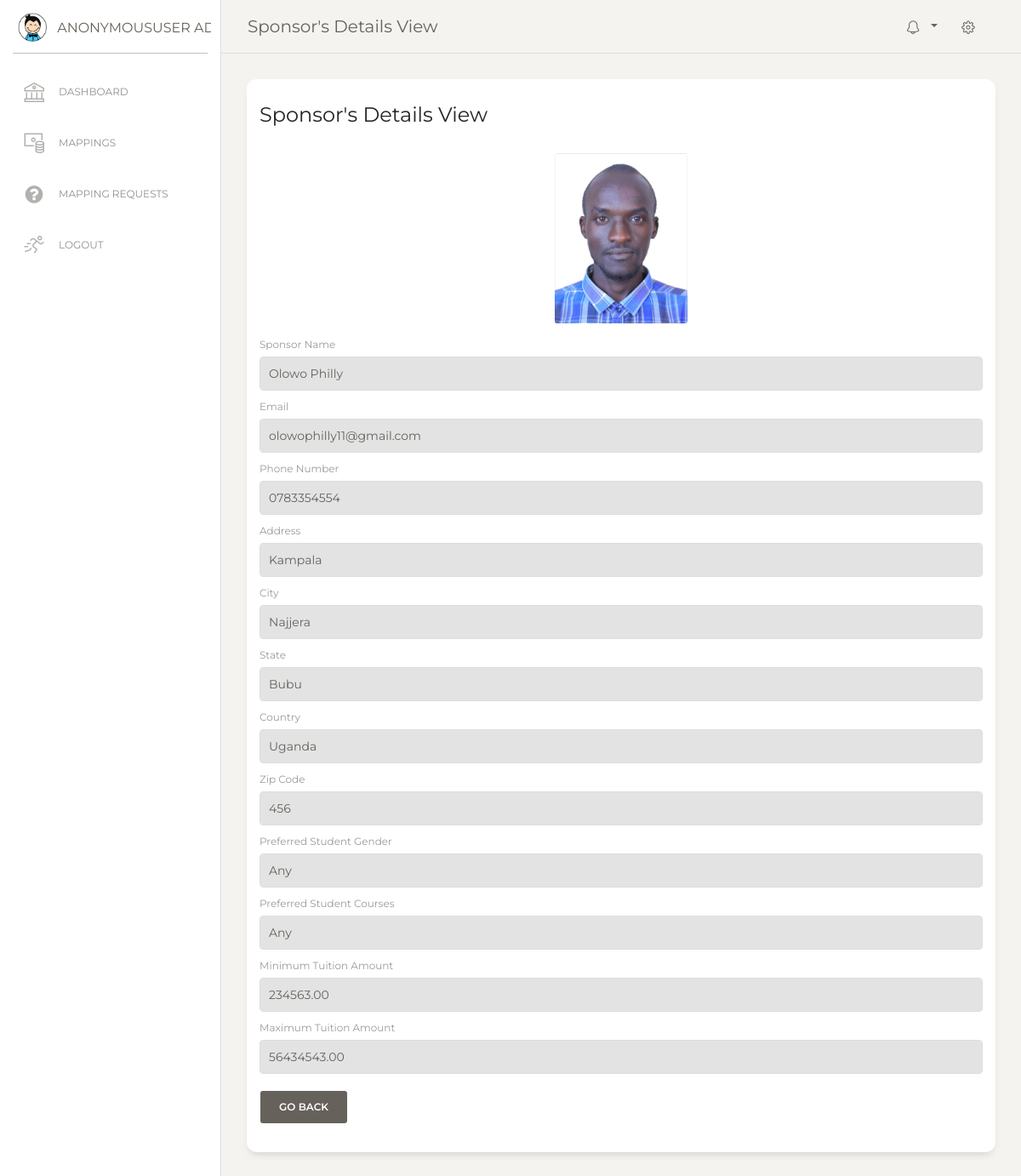
Page /my_admin/view_sponsor_details/4/ on the committed database.
### u_educ_site/models.py (models this page shows, shortened)
class SponsorPreferences(models.Model):
    firstName = models.CharField(max_length=200)
    lastName = models.CharField(max_length=200)
    email = models.EmailField()
    user = models.ForeignKey(User, on_delete=models.CASCADE, null=True)
    phoneNumber = models.CharField(max_length=15, blank=True, null=True)
    address = models.CharField(max_length=300, blank=True, null=True)
    city = models.CharField(max_length=100, blank=True, null=True)
    state = models.CharField(max_length=100, blank=True, null=True)
    country = models.CharField(max_length=100, blank=True, null=True)
    zipCode = models.CharField(max_length=20, blank=True, null=True)
    preferred_student_gender = models.CharField(max_length=10, choices=[
        ('male', 'Male'),
        ('female', 'Female'),
        ('any', 'Any'),
    ], default='any', help_text="Preferred gender of the student.")
    preferred_student_courses = models.CharField(max_length=20, choices=[
        ('sciences', 'Sciences'),
        ('arts', 'Arts'),
        ('any', 'Any'),
    ], default='any', help_text="Preferred course of study for the student.")
    tuition_amount_min = models.DecimalField(
        max_digits=10,
        decimal_places=2,
        validators=[MinValueValidator(0)],
        blank=True,
        null=True,
        help_text="Minimum tuition amount the sponsor is willing to provide."
    )
    tuition_amount_max = models.DecimalField(
        max_digits=10,
        decimal_places=2,
        validators=[MinValueValidator(0)],
        blank=True,
        null=True,
        help_text="Maximum tuition amount the sponsor is willing to provide."
    )
    weight_student_gender = models.DecimalField(max_digits=5, decimal_places=2, default=0.0)
    weight_student_courses = models.DecimalField(max_digits=5, decimal_places=2, default=0.0)
    weight_tuition = models.FloatField(default=0.0)
    profileImage = models.ImageField(upload_to = 'profile_images/', blank=True, null=True)
    created_at = models.DateTimeField(auto_now_add=True)
    updated_at = models.DateTimeField(auto_now=True)

### u_educ_site/views.py (the view)
# urls.py: path('my_admin/view_sponsor_details/<str:pk>/', views.viewSponsor, name='admin_view_sponsor'),
def viewSponsor(request, pk):
    sponsor = get_object_or_404(SponsorPreferences, id=pk)
    context = {
        'sponsor': sponsor,
        'page_title': "Sponsor's Details View",
    }
    return render(request, 'my_admin/view_sponsor.html', context)

### templates/my_admin/view_sponsor.html (shortened to what this page needs)
{% extends 'my_admin/admin_base.html' %}
{% load static %}
{% block content %}
<div class="main-panel">
    <div class="content">
        <div class="row">
            <div class="col-md-12">
                <div class="card">
                    <div class="card-header">
                        <h4 class="card-title">{{ page_title }}</h4>
                    </div>
                    <div class="card-body">
                        <form method="POST" action="#">
                            <div class="text-center mb-3">
                                <div class=" overflow-hidden mx-auto" style="width: 200px; height: 200px;">
                                    {% if sponsor.profileImage %}
                                        <img src="{{ sponsor.profileImage.url }}" alt="Profile Image" style="max-width: 100%; max-height: 100%; object-fit: cover;">
                                    {% else %}
                                        <div class="bg-light d-flex justify-content-center align-items-center" style="width: 100%; height: 100%;">
                                            <span class="text-secondary">No Image</span>
                                        </div>
                                    {% endif %}
                                </div>
                            </div>
                            <div class="form-group">
                                <label for="sponsor_name">Sponsor Name</label>
                                <input type="text" id="sponsor_name" class="form-control" value="{{ sponsor.firstName }} {{ sponsor.lastName }}" readonly>
                            </div>
                            <div class="form-group">
                                <label for="sponsor_email">Email</label>
                                <input type="text" id="sponsor_email" class="form-control" value="{{ sponsor.email }}" readonly>
                            </div>
                            <div class="form-group">
                                <label for="sponsor_phone">Phone Number</label>
                                <input type="text" id="sponsor_phone" class="form-control" value="{{ sponsor.phoneNumber }}" readonly>
                            </div>
                            <div class="form-group">
                                <label for="sponsor_address">Address</label>
                                <input type="text" id="sponsor_address" class="form-control" value="{{ sponsor.address }}" readonly>
                            </div>
                            <div class="form-group">
                                <label for="sponsor_city">City</label>
                                <input type="text" id="sponsor_city" class="form-control" value="{{ sponsor.city }}" readonly>
                            </div>
                            <div class="form-group">
                                <label for="sponsor_state">State</label>
                                <input type="text" id="sponsor_state" class="form-control" value="{{ sponsor.state }}" readonly>
                            </div>
                            <div class="form-group">
                                <label for="sponsor_country">Country</label>
                                <input type="text" id="sponsor_country" class="form-control" value="{{ sponsor.country }}" readonly>
                            </div>
                            <div class="form-group">
                                <label for="sponsor_zip_code">Zip Code</label>
                                <input type="text" id="sponsor_zip_code" class="form-control" value="{{ sponsor.zipCode }}" readonly>
                            </div>
                            <div class="form-group">
                                <label for="preferred_student_gender">Preferred Student Gender</label>
                                <input type="text" id="preferred_student_gender" class="form-control" value="{{ sponsor.get_preferred_student_gender_display }}" readonly>
                            </div>
                            <div class="form-group">
                                <label for="preferred_student_courses">Preferred Student Courses</label>
                                <input type="text" id="preferred_student_courses" class="form-control" value="{{ sponsor.get_preferred_student_courses_display }}" readonly>
                            </div>
                            <div class="form-group">
                                <label for="tuition_amount_min">Minimum Tuition Amount</label>
                                <input type="text" id="tuition_amount_min" class="form-control" value="{{ sponsor.tuition_amount_min }}" readonly>
                            </div>
                            <div class="form-group">
                                <label for="tuition_amount_max">Maximum Tuition Amount</label>
                                <input type="text" id="tuition_amount_max" class="form-control" value="{{ sponsor.tuition_amount_max }}" readonly>
                            </div>
                            <div class="form-group">
                                <a href="{{ request.META.HTTP_REFERER }}" class="btn btn-secondary">Go Back</a>
                            </div>
                        </form>
                    </div>
                </div>
            </div>
        </div>
    </div>
</div>
{% endblock %}

### rows in the picture
SponsorPreferences: profileImage (picture), firstName "Olowo Philly", email "olowophilly11@gmail.com", phoneNumber "0783354554", address "Kampala", city "Najjera", state "Bubu", country "Uganda", zipCode "456", preferred_student_gender "Any", preferred_student_courses "Any", tuition_amount_min "234563.00", tuition_amount_max "56434543.00"

### other values in the picture
{{ page_title }} "Sponsor's Details View"
{{ request.user }} "ANONYMOUSUSER"
